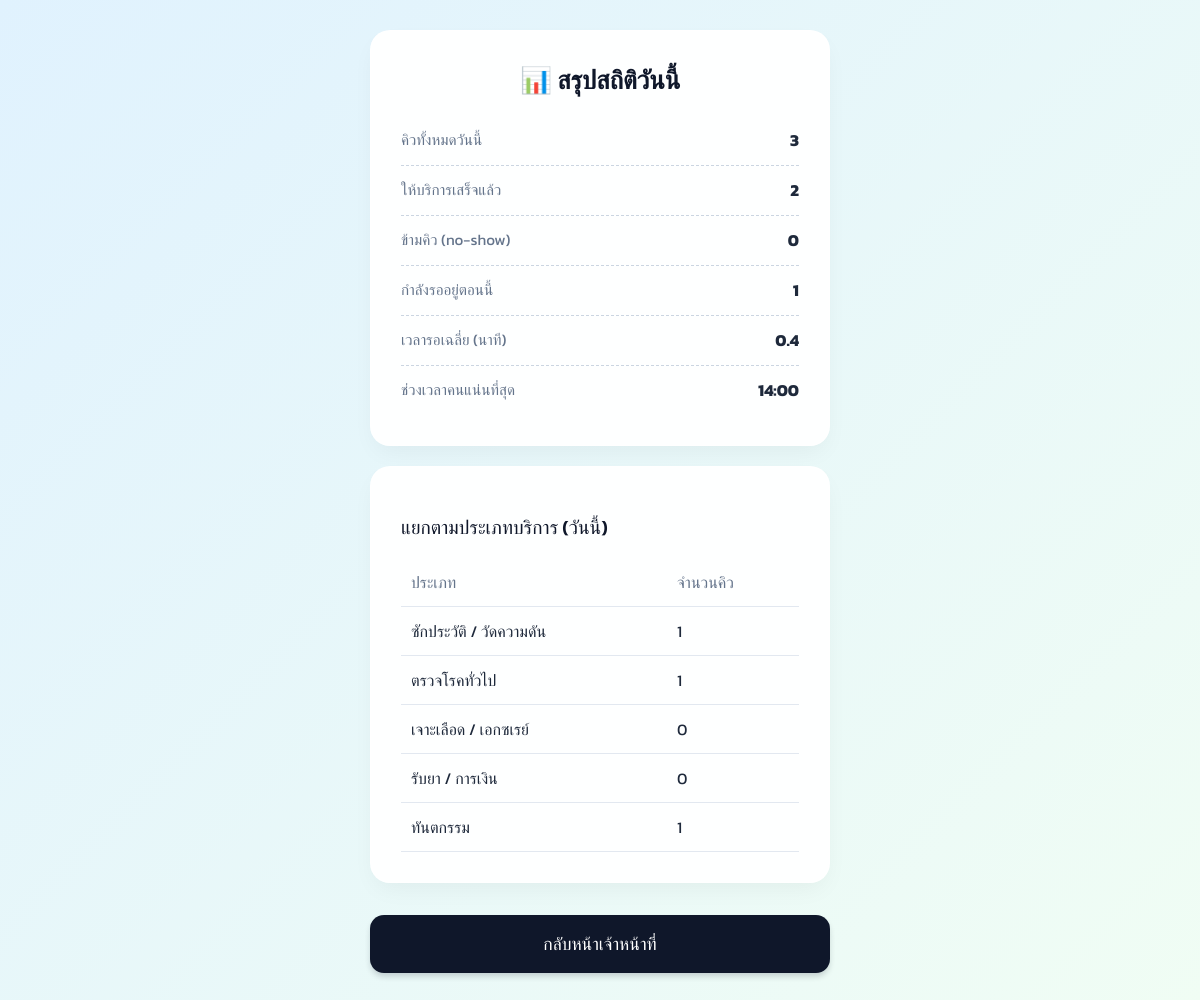
/admin/dashboard (signed in), run on the app's committed database.
### tables this page shows
CREATE TABLE queue_types (
                id INTEGER PRIMARY KEY AUTOINCREMENT,
                name TEXT NOT NULL,
                prefix TEXT NOT NULL
            );

### app/routes/admin_routes.py (the view)
@admin_bp.route("/dashboard")
@login_required
def dashboard():
    db = get_db()
    today = datetime.now().strftime("%Y-%m-%d")
    total_today = db.execute(
        "SELECT COUNT(*) as cnt FROM tickets WHERE date(created_at) = ?", (today,)
    ).fetchone()["cnt"]
    done_today = db.execute(
        "SELECT COUNT(*) as cnt FROM tickets WHERE date(created_at) = ? AND status = 'done'",
        (today,),
    ).fetchone()["cnt"]
    skipped_today = db.execute(
        "SELECT COUNT(*) as cnt FROM tickets WHERE date(created_at) = ? AND status = 'skipped'",
        (today,),
    ).fetchone()["cnt"]
    waiting_now = db.execute(
        "SELECT COUNT(*) as cnt FROM tickets WHERE status = 'waiting'"
    ).fetchone()["cnt"]
    rows = db.execute(
        """SELECT created_at, called_at FROM tickets
           WHERE date(created_at) = ? AND called_at IS NOT NULL""",
        (today,),
    ).fetchall()
    wait_seconds = []
    for row in rows:
        try:
            created = datetime.fromisoformat(row["created_at"])
            called = datetime.fromisoformat(row["called_at"])
            diff = (called - created).total_seconds()
            if diff >= 0:
                wait_seconds.append(diff)
        except (ValueError, TypeError):
            continue
    avg_wait_minutes = round((sum(wait_seconds) / len(wait_seconds)) / 60, 1) if wait_seconds else 0
    hour_rows = db.execute(
        "SELECT created_at FROM tickets WHERE date(created_at) = ?", (today,)
    ).fetchall()
    hour_counts = {}
    for row in hour_rows:
        try:
            hour = datetime.fromisoformat(row["created_at"]).strftime("%H:00")
            hour_counts[hour] = hour_counts.get(hour, 0) + 1
        except (ValueError, TypeError):
            continue
    busiest_hour = max(hour_counts, key=hour_counts.get) if hour_counts else "-"
    per_type = db.execute(
        """SELECT queue_types.name as type_name, COUNT(tickets.id) as cnt
           FROM queue_types
           LEFT JOIN tickets ON tickets.queue_type_id = queue_types.id
               AND date(tickets.created_at) = ?
           GROUP BY queue_types.id""",
        (today,),
    ).fetchall()
    return render_template(
        "dashboard.html",
        total_today=total_today,
        done_today=done_today,
        skipped_today=skipped_today,
        waiting_now=waiting_now,
        avg_wait_minutes=avg_wait_minutes,
        busiest_hour=busiest_hour,
        per_type=per_type,
    )

### app/database.py (called while the page is built)
def get_db():
    if "db" not in g:
        g.db = sqlite3.connect(current_app.config['DB_PATH'])
        g.db.row_factory = sqlite3.Row
    return g.db

### app/routes/admin_routes.py (called while the page is built)
def login_required(view):
    @wraps(view)
    def wrapped(*args, **kwargs):
        if not session.get("staff_id"):
            return redirect(url_for("admin.admin_login", next=request.path))
        return view(*args, **kwargs)
    return wrapped

### templates/dashboard.html (shortened to what this page needs)
{% extends "base.html" %}
{% block content %}
<div class="card">
  <h1>📊 สรุปสถิติวันนี้</h1>
  <div class="row"><span class="label">คิวทั้งหมดวันนี้</span><strong>{{ total_today }}</strong></div>
  <div class="row"><span class="label">ให้บริการเสร็จแล้ว</span><strong>{{ done_today }}</strong></div>
  <div class="row"><span class="label">ข้ามคิว (no-show)</span><strong>{{ skipped_today }}</strong></div>
  <div class="row"><span class="label">กำลังรออยู่ตอนนี้</span><strong>{{ waiting_now }}</strong></div>
  <div class="row"><span class="label">เวลารอเฉลี่ย (นาที)</span><strong>{{ avg_wait_minutes }}</strong></div>
  <div class="row"><span class="label">ช่วงเวลาคนแน่นที่สุด</span><strong>{{ busiest_hour }}</strong></div>
</div>
<div class="card">
  <h2>แยกตามประเภทบริการ (วันนี้)</h2>
  <table>
    <tr><th>ประเภท</th><th>จำนวนคิว</th></tr>
    {% for pt in per_type %}
    <tr>
      <td>{{ pt.type_name }}</td>
      <td>{{ pt.cnt }}</td>
    </tr>
    {% endfor %}
  </table>
</div>
<a href="{{ url_for('admin.admin') }}" class="btn btn-secondary">กลับหน้าเจ้าหน้าที่</a>
{% endblock %}

### templates/base.html (style rules this page uses)
:root { --primary: #0ea5e9; --primary-hover: #0284c7; --secondary: #0f172a; --bg-color: #f8fafc; --card-bg: rgba(255, 255, 255, 0.95); --text-main: #1e293b; --text-muted: #64748b; --danger: #ef4444; --success: #10b981; --warning: #f59e0b; }
* { box-sizing: border-box; }
body { font-family: 'Kanit', sans-serif; background: linear-gradient(135deg, #e0f2fe 0%, #f0fdf4 100%); margin: 0; padding: 0; color: var(--text-main); min-height: 100vh; }
.card { background: var(--card-bg); backdrop-filter: blur(10px); border-radius: 20px; padding: 30px; box-shadow: 0 10px 25px -5px rgba(0,0,0,0.05), 0 8px 10px -6px rgba(0,0,0,0.01); margin-bottom: 20px; border: 1px solid rgba(255, 255, 255, 0.5); transition: transform 0.2s ease, box-shadow 0.2s ease; }
h1 { font-size: 1.6rem; margin-top: 0; color: var(--secondary); text-align: center; font-weight: 600; }
h2 { font-size: 1.2rem; font-weight: 500; color: var(--secondary); }
.btn { display: block; width: 100%; padding: 16px; background: linear-gradient(135deg, var(--primary) 0%, #38bdf8 100%); color: white; border: none; border-radius: 14px; font-size: 1.1rem; font-weight: 500; font-family: 'Kanit', sans-serif; text-align: center; text-decoration: none; cursor: pointer; margin-top: 12px; transition: all 0.3s ease; box-shadow: 0 4px 6px -1px rgba(14, 165, 233, 0.2), 0 2px 4px -1px rgba(14, 165, 233, 0.1); }
.btn-secondary { background: var(--secondary); box-shadow: 0 4px 6px -1px rgba(15, 23, 42, 0.2); }
.label { color: var(--text-muted); font-size: 0.95rem; text-align: center; font-weight: 400; }
.row { display: flex; justify-content: space-between; padding: 12px 0; border-bottom: 1px dashed #cbd5e1; font-size: 1.05rem; }
.row:last-child { border-bottom: none; }
.row span:first-child { color: var(--text-muted); }
table { width: 100%; border-collapse: collapse; margin-top: 10px; }
td, th { text-align: left; padding: 12px 10px; border-bottom: 1px solid #e2e8f0; font-size: 1rem; }
th { color: var(--text-muted); font-weight: 500; }

### data on the page
queue_types: type_name "ซักประวัติ / วัดความดัน", cnt "1"
queue_types: type_name "ตรวจโรคทั่วไป", cnt "1"
queue_types: type_name "เจาะเลือด / เอกซเรย์", cnt "0"
queue_types: type_name "รับยา / การเงิน", cnt "0"
queue_types: type_name "ทันตกรรม", cnt "1"

### other printed values
{{ total_today }} "3"
{{ done_today }} "2"
{{ skipped_today }} "0"
{{ waiting_now }} "1"
{{ avg_wait_minutes }} "0.4"
{{ busiest_hour }} "14:00"
